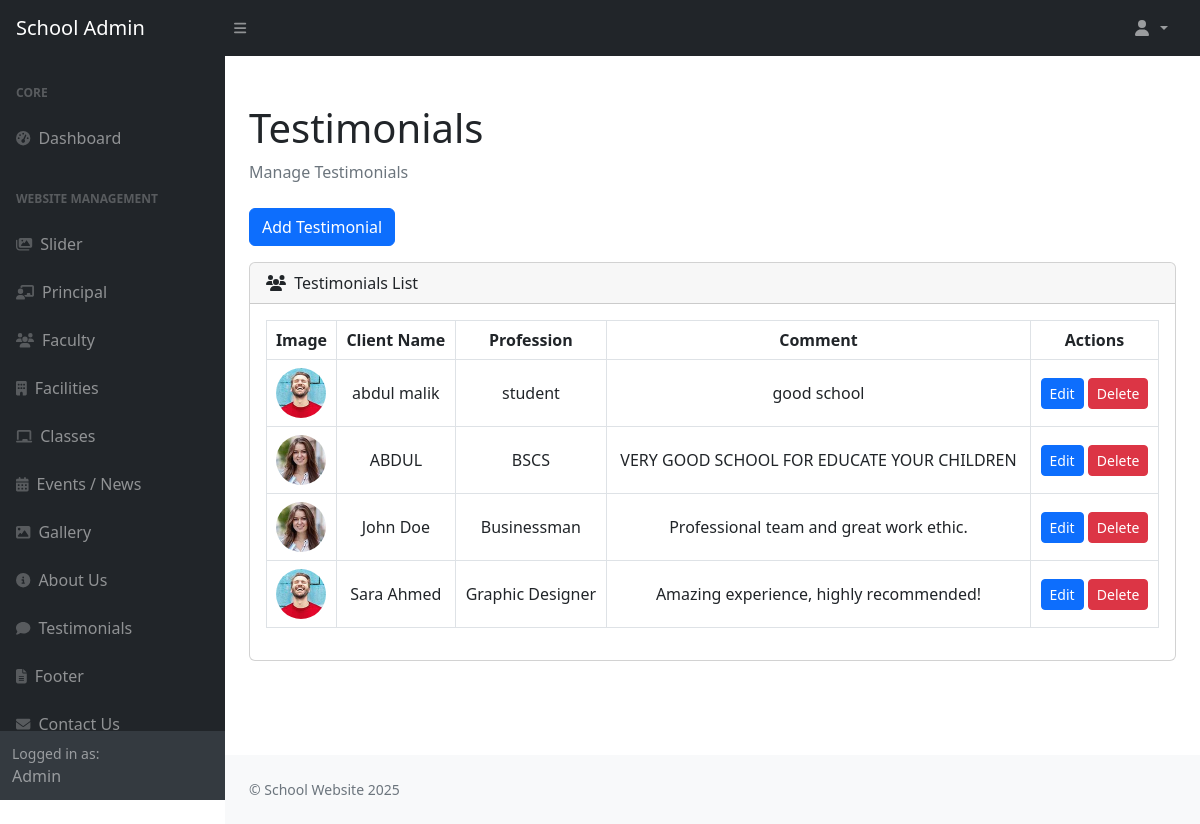
/admin/testimonials.php (signed in), run on the app's committed database.
### tables this page shows
CREATE TABLE `testimonials` (
  `id` int(11) NOT NULL,
  `client_name` varchar(100) NOT NULL,
  `profession` varchar(100) NOT NULL,
  `comment` text NOT NULL,
  `image` varchar(255) DEFAULT 'img/default.jpg'
);

### admin/testimonials.php (the view, shortened to what this page needs)
<?php
include 'db.php';
$result = mysqli_query($conn, "SELECT id, client_name, profession, comment, image FROM testimonials ORDER BY id DESC");
?>
<!DOCTYPE html>
<html lang="en">
<head>
    <link href="css/styles.css" rel="stylesheet" />
    <link href="https://cdn.jsdelivr.net/npm/bootstrap@5.2.3/dist/css/bootstrap.min.css" rel="stylesheet">
</head>
<body class="sb-nav-fixed">
    <?php include 'file/navbar.php'; ?>
    <div id="layoutSidenav">
        <?php include 'file/sidebar.php'; ?>
        <div id="layoutSidenav_content">
            <main>
                <div class="container-fluid px-4">
                    <h1 class="mt-4">Testimonials</h1>
                    <ol class="breadcrumb mb-4">
                        <li class="breadcrumb-item active">Manage Testimonials</li>
                    </ol>
                    <button class="btn btn-primary mb-3" data-bs-toggle="modal" data-bs-target="#addModal">Add Testimonial</button>
                    <div class="card mb-4">
                        <div class="card-header"><i class="fas fa-users me-1"></i> Testimonials List</div>
                        <div class="card-body">
                            <table class="table table-bordered align-middle text-center">
                                <thead>
                                    <tr>
                                        <th>Image</th>
                                        <th>Client Name</th>
                                        <th>Profession</th>
                                        <th>Comment</th>
                                        <th>Actions</th>
                                    </tr>
                                </thead>
                                <tbody>
                                    <?php while ($row = mysqli_fetch_assoc($result)) { ?>
                                    <tr>
                                        <td>
                                            <?php if (!empty($row['image'])) { ?>
                                                <img src="<?php echo $row['image']; ?>" style="width:50px; height:50px; object-fit:cover; border-radius:50%;">
                                            <?php } ?>
                                        </td>
                                        <td><?php echo htmlspecialchars($row['client_name']); ?></td>
                                        <td><?php echo htmlspecialchars($row['profession']); ?></td>
                                        <td><?php echo htmlspecialchars($row['comment']); ?></td>
                                        <td>
                                            <button class="btn btn-sm btn-primary" data-bs-toggle="modal" data-bs-target="#editModal<?php echo $row['id']; ?>">Edit</button>
                                            <a href="testimonials.php?delete=<?php echo $row['id']; ?>" class="btn btn-sm btn-danger" onclick="return confirm('Delete this testimonial?')">Delete</a>
                                        </td>
                                    </tr>
                                    <?php } ?>
                                </tbody>
                            </table>
                        </div>
                    </div>
                </div>
            </main>
            <footer class="py-4 bg-light mt-auto">
                <div class="container-fluid px-4">
                    <div class="d-flex align-items-center justify-content-between small">
                        <div class="text-muted">© School Website 2025</div>
                    </div>
                </div>
            </footer>
        </div>
    </div>
</body>
</html>

### data on the page
testimonials: image (picture), client_name "abdul malik", profession "student", comment "good school"
testimonials: image (picture), client_name "ABDUL", profession "BSCS", comment "VERY GOOD SCHOOL FOR EDUCATE YOUR CHILDREN"
testimonials: image (picture), client_name "John Doe", profession "Businessman", comment "Professional team and great work ethic."
testimonials: image (picture), client_name "Sara Ahmed", profession "Graphic Designer", comment "Amazing experience, highly recommended!"
